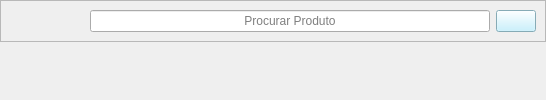
                <widget class="QWidget" name="tela_pdv_1">
                 <layout class="QVBoxLayout" name="verticalLayout_15">
                  <property name="spacing">
                   <number>0</number>
                  </property>
                  <property name="leftMargin">
                   <number>0</number>
                  </property>
                  <property name="topMargin">
                   <number>0</number>
                  </property>
                  <property name="rightMargin">
                   <number>0</number>
                  </property>
                  <property name="bottomMargin">
                   <number>0</number>
                  </property>
                  <item>
                   <widget class="QWidget" name="tela_pdv_1_info_principal" native="true">
                    <layout class="QVBoxLayout" name="verticalLayout_16">
                     <property name="spacing">
                      <number>0</number>
                     </property>
                     <property name="leftMargin">
                      <number>0</number>
                     </property>
                     <property name="topMargin">
                      <number>0</number>
                     </property>
                     <property name="rightMargin">
                      <number>0</number>
                     </property>
                     <property name="bottomMargin">
                      <number>0</number>
                     </property>
                     <item alignment="Qt::AlignmentFlag::AlignHCenter|Qt::AlignmentFlag::AlignTop">
                      <widget class="QFrame" name="layout_pesquisar_produto">
                       <property name="minimumSize">
                        <size>
                         <width>500</width>
                         <height>0</height>
                        </size>
                       </property>
                       <property name="maximumSize">
                        <size>
                         <width>700</width>
                         <height>16777215</height>
                        </size>
                       </property>
                       <property name="styleSheet">
                        <string notr="true"/>
                       </property>
                       <property name="frameShape">
                        <enum>QFrame::Shape::StyledPanel</enum>
                       </property>
                       <property name="frameShadow">
                        <enum>QFrame::Shadow::Raised</enum>
                       </property>
                       <layout class="QHBoxLayout" name="horizontalLayout_5">
                        <item>
                         <spacer name="horizontalSpacer">
                          <property name="orientation">
                           <enum>Qt::Orientation::Horizontal</enum>
                          </property>
                          <property name="sizeType">
                           <enum>QSizePolicy::Policy::Minimum</enum>
                          </property>
                          <property name="sizeHint" stdset="0">
                           <size>
                            <width>80</width>
                            <height>20</height>
                           </size>
                          </property>
                         </spacer>
                        </item>
                        <item alignment="Qt::AlignmentFlag::AlignHCenter|Qt::AlignmentFlag::AlignVCenter">
                         <widget class="QLineEdit" name="input_pesquisar_produto">
                          <property name="minimumSize">
                           <size>
                            <width>400</width>
                            <height>0</height>
                           </size>
                          </property>
                          <property name="maximumSize">
                           <size>
                            <width>16777215</width>
                            <height>16777215</height>
                           </size>
                          </property>
                          <property name="styleSheet">
                           <string notr="true"/>
                          </property>
                          <property name="alignment">
                           <set>Qt::AlignmentFlag::AlignCenter</set>
                          </property>
                          <property name="placeholderText">
                           <string>Procurar Produto</string>
                          </property>
                         </widget>
                        </item>
                        <item alignment="Qt::AlignmentFlag::AlignRight">
                         <widget class="QPushButton" name="btn_pesquisar_produto">
                          <property name="maximumSize">
                           <size>
                            <width>50</width>
                            <height>16777215</height>
                           </size>
                          </property>
                          <property name="styleSheet">
                           <string notr="true">background-color: rgb(188, 239, 255);</string>
                          </property>
                          <property name="text">
                           <string/>
                          </property>
                          <property name="icon">
                           <iconset>
                            <normalon>:/icons/lupa_icon.png</normalon>
                           </iconset>
                          </property>
                          <property name="iconSize">
                           <size>
                            <width>25</width>
                            <height>25</height>
                           </size>
                          </property>
                         </widget>
                        </item>
                       </layout>
                      </widget>
                     </item>
                    </layout>
                   </widget>
                  </item>
                 </layout>
                </widget>
